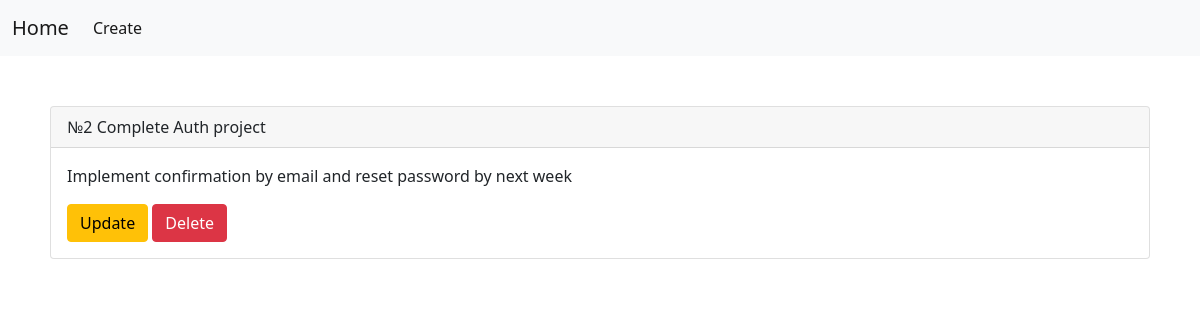
Page /task_detail/2/ on the committed database.
### main/models.py (models this page shows, shortened)
class Task(models.Model):
    title = models.CharField(max_length=50)
    is_complete = models.BooleanField("Complete", default=False)
    description = models.TextField(null=True, blank=True)

### main/views.py (the view)
# urls.py: path('task_detail/<int:task_id>/', task_detail, name='task_detail'),
def task_detail(request, task_id):
    task = Task.objects.get(id=task_id)
    context = {
        'task': task
    }
    return render(request, "task_detail.html", context)

### main/templates/task_detail.html (shortened to what this page needs)
{% extends 'base.html' %}
{% block content %}
    <div class="card" style="margin: 50px;">
      <div class="card-header">
        №{{ task.id }} {{ task.title }}
      </div>
      <div class="card-body">
        <p class="card-text">{{ task.description }}</p>
        <a href="{% url 'task_update' task_id=task.id %}"><button class="btn btn-warning">Update</button></a>
        <a href="{% url 'task_delete' task_id=task.id %}"><button class="btn btn-danger">Delete</button></a>
      </div>
    </div>
{% endblock %}

### rows in the picture
Task: id "2", title "Complete Auth project", description "Implement confirmation by email and reset password by next week"
